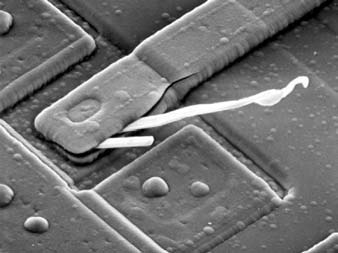
#> input picture DigitalImageProcessing/Ch4/4_29_a.jpg, 338 x 253 px
$ python main.py
#> lines starting #> are read from the running program, lines starting #| are printed output that depends on the picture; after the words box and inside, x2 and y2 are one past the last pixel; in counts of white or black regions, pixels touching at a corner belong together
#!/usr/bin/env python
# -*- coding: utf-8 -*-
# @Time    : 2019/10/24 20:33
# @Author  : ZhigangJiang
# @File    : main.py
# @Software: PyCharm
# @Description:
import cv2
import numpy as np
import matplotlib.pyplot as plt


def plt_show_opcv(title, image, cv=False):
    if image.shape.__len__() == 3:
        plt.imshow(image[:, :, ::-1])
    else:
        plt.imshow(image, cmap='gray')
    plt.title(title)
    plt.show()
    if cv:
        cv2.imshow(title, image)
        cv2.waitKey(0)


def fft(image):
    f = np.fft.fft2(image)
    # move to center
    fshift = np.fft.fftshift(f)
    return fshift


def ifft(fshift):
    f1shift = np.fft.ifftshift(fshift)
    image_back = np.fft.ifft2(f1shift)
    image_back = np.abs(image_back)
    return image_back


def get_mask(shape, r):
    mask_ = np.zeros(shape, np.uint8)
    cv2.circle(mask_, (int(shape[1] / 2), int(shape[0] / 2)), r, 255, -1)
    return mask_


img = cv2.imread('4_29_a.jpg', 0)
#> img is the input picture: shape (253, 338); min 0, max 255, mean 112.6
plt_show_opcv("image", img)

fshift_re = fft(img)
show_re = np.log(np.abs(fshift_re))
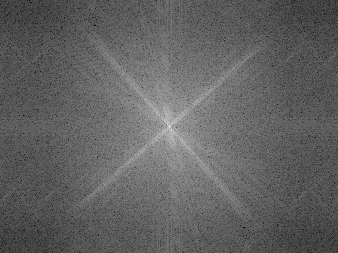
#> show_re: shape (253, 338) float64; min 1.6, max 16.08, mean 7.16; drawn with min black and max white
plt_show_opcv("show_re", show_re)

mask = get_mask(img.shape, 5)
#> in get_mask, `cv2.circle(mask_, (int(shape[1] / 2), int(shape[0] / 2)), r, 255, -1)`:
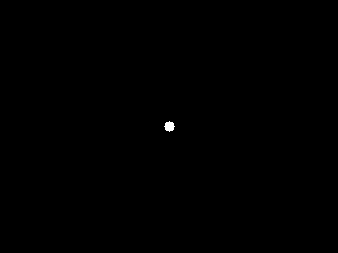
#> mask_: shape (253, 338); 0.09% white; 1 white region, box (x1, y1, x2, y2) and area: (164, 121, 175, 132) 81
plt_show_opcv("mask", mask)
re = fshift_re * mask

new_img = ifft(re)
#> in ifft, `image_back = np.abs(image_back)`:
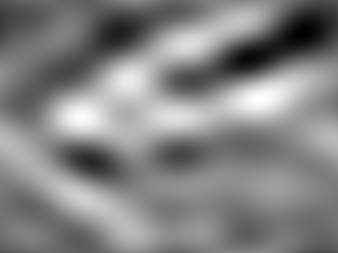
#> image_back: shape (253, 338) float64; min 9054.9, max 47139.2, mean 28718.8; drawn with min black and max white
plt_show_opcv("image_back", new_img)

mask2 = get_mask(img.shape, 50)
#> call 2 of get_mask, with shape = (253, 338), r = 50
#> in get_mask (call 2), `cv2.circle(mask_, (int(shape[1] / 2), int(shape[0] / 2)), r, 255, -1)`:
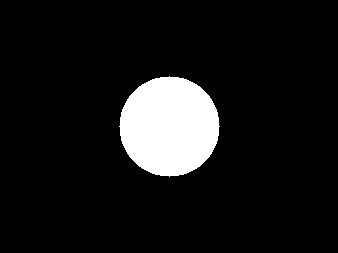
#> mask_: shape (253, 338); 9.2% white; 1 white region, box (x1, y1, x2, y2) and area: (119, 76, 220, 177) 7845
plt_show_opcv("mask2", mask2)
re2 = fshift_re * mask2

new_img2 = ifft(re2)
#> in ifft (call 2), `image_back = np.abs(image_back)`:
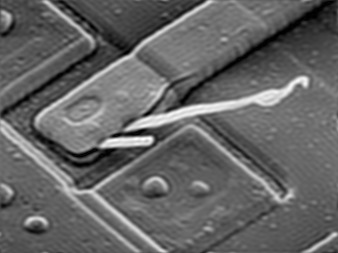
#> image_back: shape (253, 338) float64; min 1.7, max 72268.8, mean 28726.1; drawn with min black and max white
plt_show_opcv("image_back2", new_img2)

mask3 = get_mask(img.shape, 150)
#> call 3 of get_mask, with shape = (253, 338), r = 150
#> in get_mask (call 3), `cv2.circle(mask_, (int(shape[1] / 2), int(shape[0] / 2)), r, 255, -1)`:
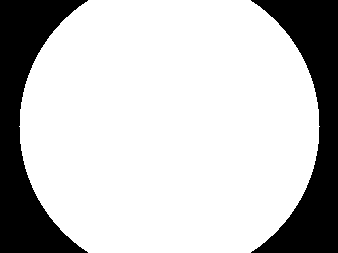
#> mask_: shape (253, 338); 76.7% white; 2 black regions, box (x1, y1, x2, y2) and area: (0, 0, 88, 253) 10109, (251, 0, 338, 253) 9856
plt_show_opcv("mask3", mask3)
re3 = fshift_re * mask3

new_img3 = ifft(re3)
plt_show_opcv("image_back3", new_img3)

$ run again, with DigitalImageProcessing/Ch4/leaf.jpg copied over DigitalImageProcessing/Ch4/4_29_a.jpg
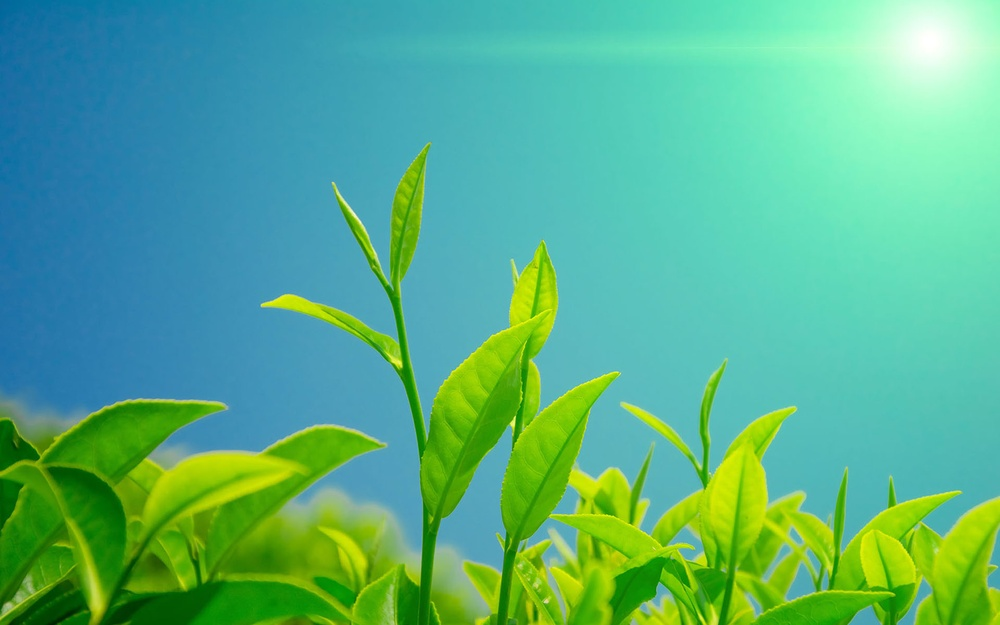
#> input picture DigitalImageProcessing/Ch4/leaf.jpg, 1000 x 625 px, shrunk from 1920 x 1200 before the run
#> mask_: shape (625, 1000); 0.01% white; 1 white region, box (x1, y1, x2, y2) and area: (495, 307, 506, 318) 81
#> mask_: shape (625, 1000); 1.3% white; 1 white region, box (x1, y1, x2, y2) and area: (450, 262, 551, 363) 7845
#> in ifft (call 2), `image_back = np.abs(image_back)`:
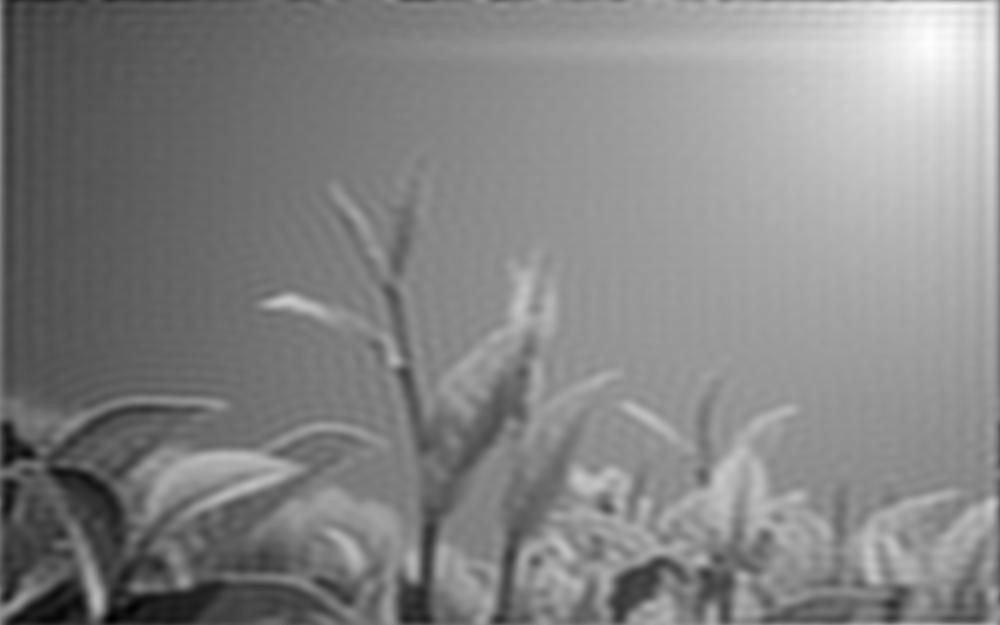
#> image_back: shape (625, 1000) float64; min 5786, max 65950.3, mean 37078.6; drawn with min black and max white
#> in get_mask (call 3), `cv2.circle(mask_, (int(shape[1] / 2), int(shape[0] / 2)), r, 255, -1)`:
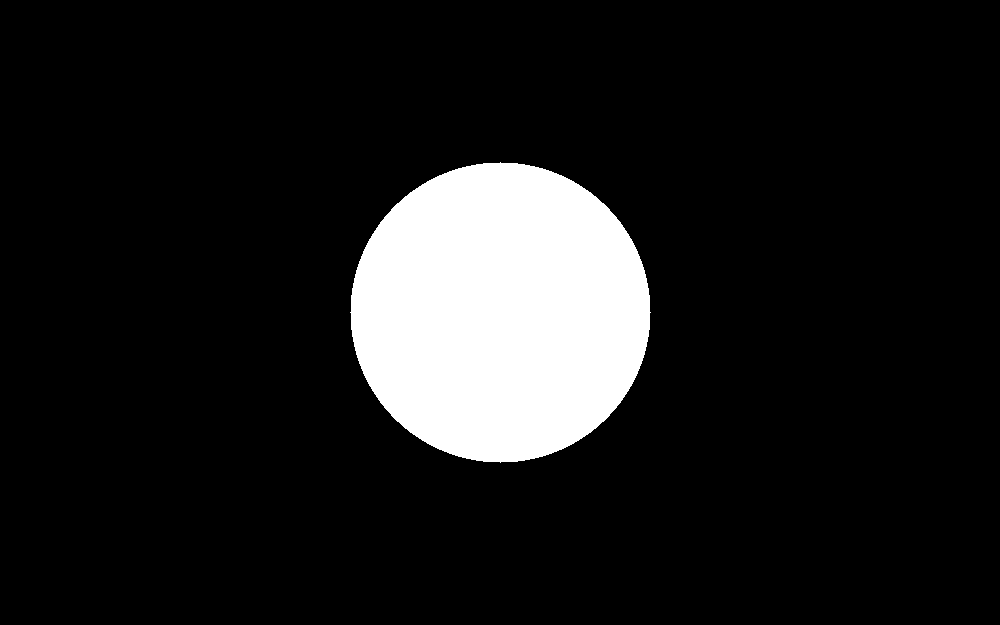
#> mask_: shape (625, 1000); 11.3% white; 1 white region, box (x1, y1, x2, y2) and area: (350, 162, 651, 463) 70681
